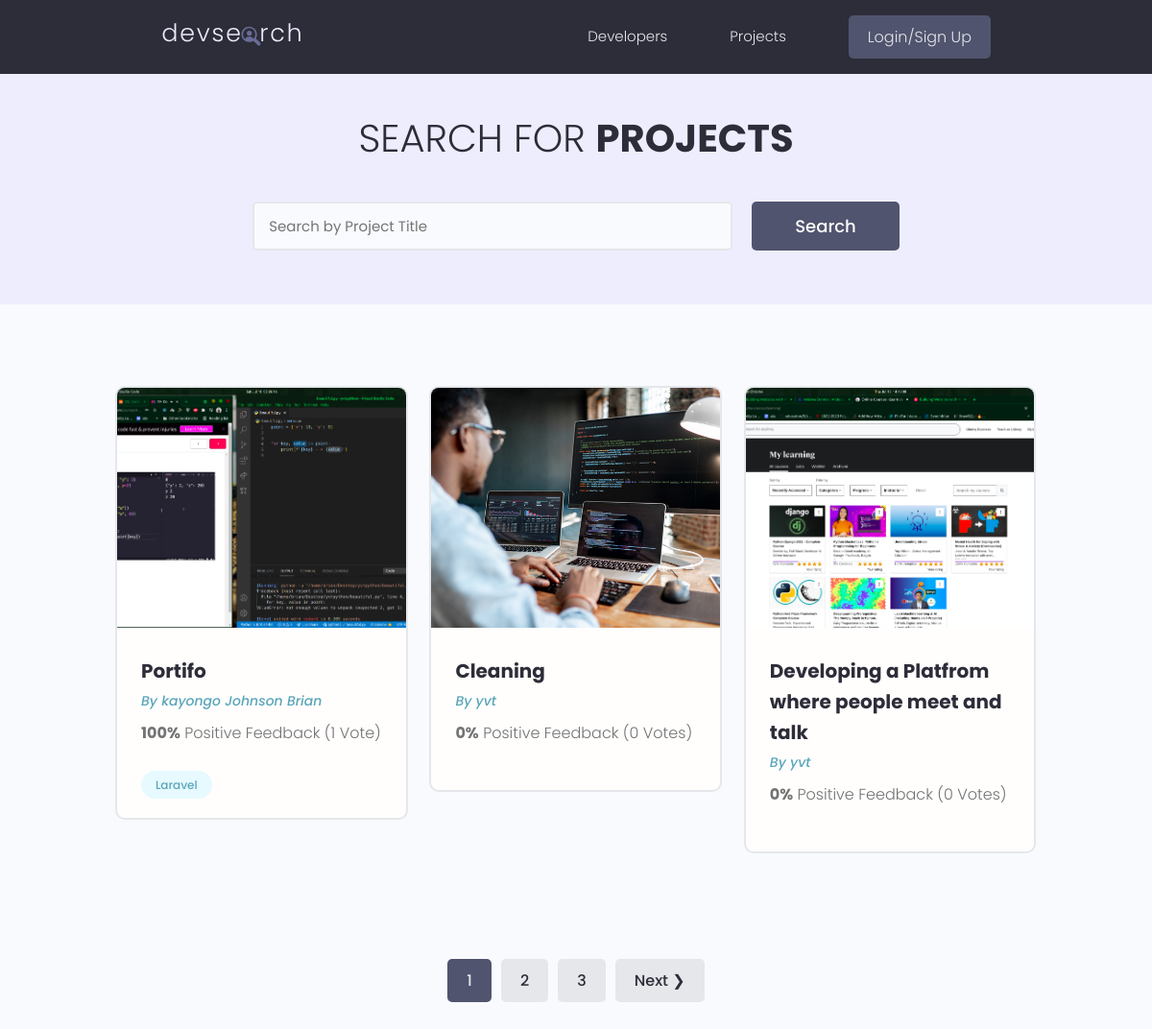
The page /projects/ on the database as committed earlier.
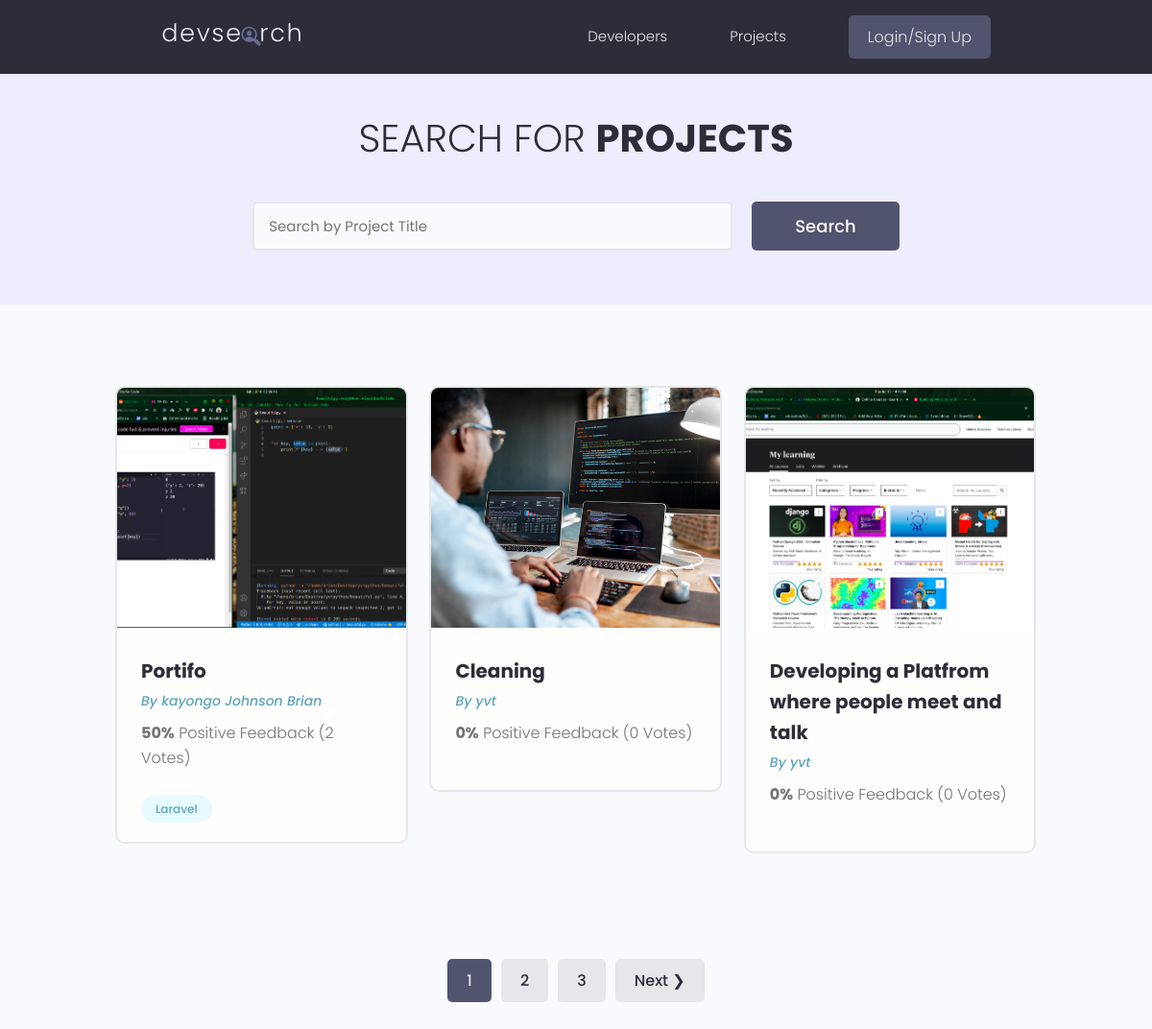
The same page on the database as committed later.
### projects/models.py (models this page shows, shortened)
class Project(models.Model):
    owner = models.ForeignKey(
        Profile, null=True, blank=True, on_delete=models.SET_NULL)
    title = models.CharField(max_length=120)
    description = models.TextField(null=True, blank=True)
    featured_image = models.ImageField(
        null=True, blank=True, default="default.png")
    demo_link = models.CharField(max_length=2000, null=True, blank=True)
    source_link = models.CharField(max_length=2000, null=True, blank=True)
    tags = models.ManyToManyField('Tag', blank=True)
    vote_total = models.IntegerField(default=0, null=True, blank=True)
    vote_ratio = models.IntegerField(default=0, null=True, blank=True)
    created = models.DateTimeField(auto_now_add=True)
    id = models.UUIDField(default=uuid.uuid4,
                          primary_key=True, unique=True, editable=False)
    class Meta:
        ordering = ['-vote_ratio', '-vote_total', 'title']

### users/models.py (models this page shows, shortened)
class Profile(models.Model):
    user = models.OneToOneField(
        User, on_delete=models.CASCADE, null=True, blank=True)
    username = models.CharField(max_length=200, null=True, blank=True)
    location = models.CharField(max_length=200, null=True, blank=True)
    name = models.CharField(max_length=200, null=True, blank=True)
    email = models.EmailField(null=True, blank=True, max_length=200)
    short_intro = models.CharField(max_length=200, null=True, blank=True)
    bio = models.TextField(null=True, blank=True)
    profile_image = models.ImageField(
        null=True, blank=True, upload_to="profiles/", default="profiles/user.png")
    social_github = models.CharField(max_length=200, null=True, blank=True)
    social_twiter = models.CharField(max_length=200, null=True, blank=True)
    social_youtube = models.CharField(max_length=200, null=True, blank=True)
    social_website = models.CharField(max_length=200, null=True, blank=True)
    id = models.UUIDField(default=uuid.uuid4,
                          primary_key=True, unique=True, editable=False)
    created = models.DateTimeField(auto_now_add=True)

### projects/views.py (the view)
# urls.py: path('', Index, name='index'),
def Index(request):
    projects, search_query = searchProject(request)
    custom_range, projects = paginationProjects(request, projects, 6)
    context = {'projects': projects,
               'search_query': search_query, 'custom_range': custom_range}
    return render(request, 'projects.html', context)

### projects/models.py (called while the page is built)
    def __str__(self):
        return self.name

### projects/utils.py (called while the page is built)
def paginationProjects(request, projects, results):
    page = request.GET.get('page')
    result = 3
    paginator = Paginator(projects, result)
    try:
        projects = paginator.page(page)
    except PageNotAnInteger:
        page = 1
        projects = paginator.page(page)
    except EmptyPage:
        page = paginator.num_pages()
        projects = paginator.page(page)
    leftIndex = (int(page)-4)
    if leftIndex < 1:
        leftIndex = 1
    rightIndex = (int(page)+5)
    if rightIndex > paginator.num_pages:
        rightIndex = paginator.num_pages + 1
    custom_range = range(leftIndex, rightIndex)
    return custom_range, projects

def searchProject(request):
    search_query = ''
    if request.GET.get('search_query'):
        search_query = request.GET.get('search_query')
    tags = Tag.objects.filter(name__icontains=search_query)
    projects = Project.objects.distinct().filter(
        Q(title__icontains=search_query) |
        Q(description__icontains=search_query) |
        Q(owner__name__icontains=search_query) |
        Q(tags__in=tags)
    )
    return projects, search_query

### templates/projects.html (shortened to what this page needs)
{% extends 'main.html' %} {% load static %}{% block content %}
<main class="projects">
    <section  class="hero-section text-center">
        <div class="container container--narrow">
            <div class="hero-section__box">
                <h2>Search for <span>Projects</span></h2>
            </div>
            <div class="hero-section__search">
                <form id="searchForm"  class="form" action="{% url 'index' %}" method="get">
                    <div class="form__field">
                        <input value="{{ search_query }}" class="input input--text" id="formInput#search" type="text" name="search_query" placeholder="Search by Project Title" />
                    </div>
                    <input class="btn btn--sub btn--lg" type="submit" value="Search" />
                </form>
            </div>
        </div>
    </section>
    <section class="projectsList">
        <div class="container">
            <div class="grid grid--three">
                {% for project in projects %}
                <div class="column">
                    <div class="card project">
                        <a href="{% url 'project' project.id %}" class="project">
                            <img class="project__thumbnail" src="{{ project.featured_image.url }}" alt="project thumbnail" />
                            <div class="card__body">
                                <h3 class="project__title">{{ project.title }}</h3>
                                <p><a class="project__author" href="{% url 'user-profile' project.owner.id %}">By {{ project.owner.name }}</a></p>
                                <p class="project--rating">
                                    <span style="font-weight: bold;">{{ project.vote_ratio }}%</span> Positive Feedback ({{ project.vote_total }} Vote{{project.vote_total|pluralize:"s" }})
                                </p>
                                <div class="project__tags">
                                    {% for tag in project.tags.all %}
                                    <span class="tag tag--pill tag--main">
                                        <small>{{ tag }}</small>
                                    </span> {% endfor %}
                                </div>
                            </div>
                        </a>
                    </div>
                </div>
                {% endfor %}
            </div>
        </div>
    </section>
    {% include 'pagination.html' with query_set=projects custom_range=custom_range %}
</main>
{% endblock content %}

Rows that differ between the two databases and show on the page:
changed Project "Portifo": vote_ratio "100" → "50"; vote_total "1" → "2"
